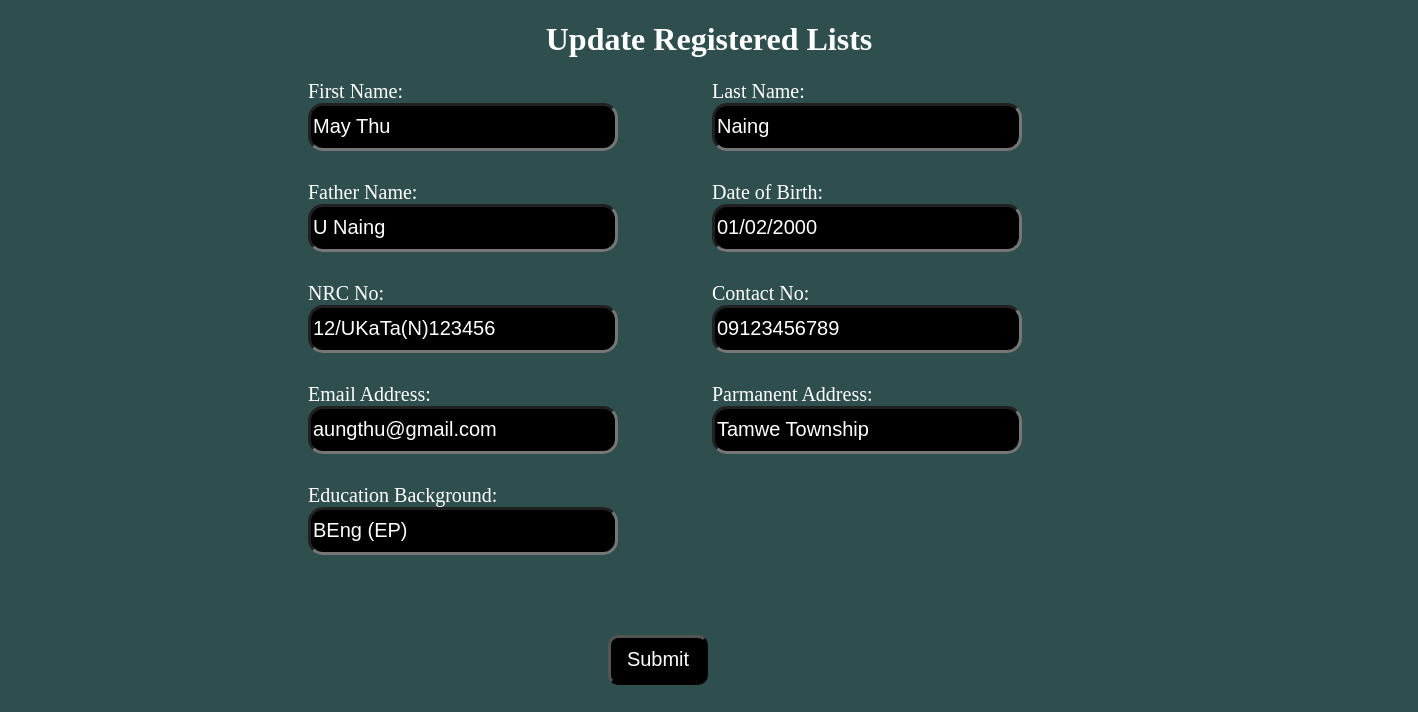
Page /update/4 on the committed database.
### polls/models.py (models this page shows)
class Polls(models.Model):
    firstname = models.CharField(max_length=255)
    lastname =models.CharField(max_length=255)
    fathername = models.CharField(max_length=255)
    dateofbirth = models.CharField(max_length=255)
    nrcno = models.CharField(max_length=255)
    contactno = models.CharField(max_length=255)
    emailAddress=models.CharField(max_length=255)
    pAddress = models.CharField(max_length=255)
    edu = models.CharField(max_length=255)

### polls/views.py (the view)
# urls.py: path('update/<int:id>', views.update, name='update'),
def update(request, id):
  mypoll = Polls.objects.get(id=id)
  template = loader.get_template('update.html')
  context = {
    'mypoll': mypoll,
  }
  return HttpResponse(template.render(context, request))

### polls/templates/update.html (shortened to what this page needs)
<!DOCTYPE html>
<html lang="en">
<head>
</head>
<body>
    <h1>Update Registered Lists</h1>
    <form action="updaterecord/{{ mypoll.id }}" method="post">
    <div class="main">
        <div class="row_tab">
            <div class="label">
                <label>First Name:</label>
            </div>
            <div class="input">
                <input name="first" placeholder="Enter Your First Name:" value="{{ mypoll.firstname }}">
            </div>
        </div>
        <div class="row_tab">
            <div class="label">
                <label>Last Name:</label>
            </div>
            <div class="input">
                <input name="last" placeholder="Enter Your Last Name:" value="{{ mypoll.lastname }}">
            </div>
        </div>
        <div class="row_tab">
            <div class="label">
                <label>Father Name:</label>
            </div>
            <div class="input">
                <input name="father" placeholder="Enter Your Father Name:" value="{{ mypoll.fathername }}">
            </div>
        </div>
        <div class="row_tab">
            <div class="label">
                <label>Date of Birth:</label>
            </div>
            <div class="input">
                <input name="dob" placeholder="Enter Your Birthday:" value="{{ mypoll.dateofbirth }}">
            </div>
        </div>
        <div class="row_tab">
            <div class="label">
                <label>NRC No:</label>
            </div>
            <div class="input">
                <input name="nrc" placeholder="Enter Your NRC Number:" value="{{ mypoll.nrcno }}">
            </div>
        </div>
        <div class="row_tab">
            <div class="label">
                <label>Contact No:</label>
            </div>
            <div class="input">
                <input name="contact" placeholder="Enter Your Phone Number:" value="{{ mypoll.contactno }}">
            </div>
        </div>
        <div class="row_tab">
            <div class="label">
                <label>Email Address:</label>
            </div>
            <div class="input">
                <input name="email" placeholder="Enter Your Email:" value="{{ mypoll.emailAddress }}">
            </div>
        </div>
        <div class="row_tab">
            <div class="label">
                <label>Parmanent Address:</label>
            </div>
            <div class="input">
                <input name="address" placeholder="Enter Your Parmanent Address:" value="{{ mypoll.pAddress }}">
            </div>
        </div>
        <div class="row_tab">
            <div class="label">
                <label>Education Background:</label>
            </div>
            <div class="input">
                <input name="edu" placeholder="Enter Your Education:" value="{{ mypoll.edu }}">
            </div>
        </div>
        <div>
            <input class="btn" type="submit"  value="Submit">
        </div>
    </div>
    </form>
</body>
</html>

### polls/templates/update.html (style rules this page uses)
body { background-color: darkslategrey; color: #fff; }
h1 { text-align: center; }
.main { width: 1100px; height: 1000px; margin-left: 300px; }
.row_tab { display: inline-block; margin-bottom: 30px; }
.label { width: 400px; text-align: left; display: block; }
label { font-size: 20px; }
.input { width: 400px; text-align: left; display: block; }
input { font-size: 20px; width: 300px; height: 40px; border-width: 3px; border-radius: 15px; background-color: black; color: #fff; }
.btn { width: 100px; height: 50px; border-radius: 10px; margin-top: 50px; margin-left: 300px; }

### rows in the picture
Polls: first "May Thu", last "Naing", father "U Naing", dob "01/02/2000", nrc "12/UKaTa(N)123456", contact "09123456789", email "aungthu@gmail.com", address "Tamwe Township", edu "BEng (EP)"
